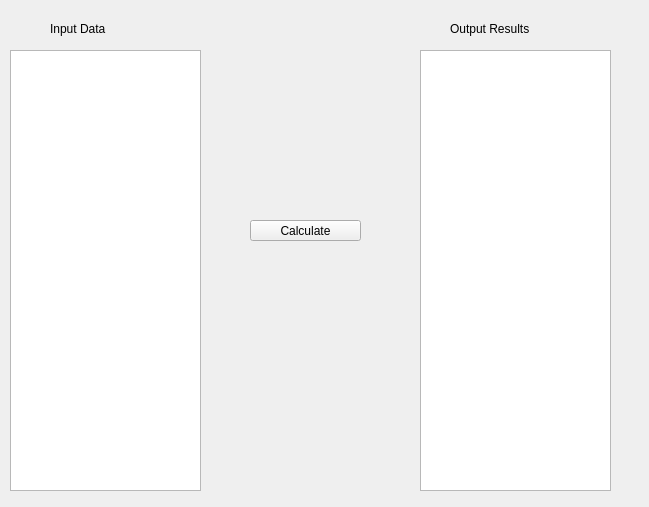
<?xml version="1.0" encoding="UTF-8"?>
<ui version="4.0">
 <class>Dialog</class>
 <widget class="QDialog" name="Dialog">
  <property name="geometry">
   <rect>
    <x>0</x>
    <y>0</y>
    <width>649</width>
    <height>507</height>
   </rect>
  </property>
  <property name="windowTitle">
   <string>Dialog</string>
  </property>
  <widget class="QToolButton" name="toolButton">
   <property name="geometry">
    <rect>
     <x>250</x>
     <y>220</y>
     <width>111</width>
     <height>21</height>
    </rect>
   </property>
   <property name="text">
    <string>Calculate</string>
   </property>
   <property name="arrowType">
    <enum>Qt::NoArrow</enum>
   </property>
  </widget>
  <widget class="QPlainTextEdit" name="plainTextEdit_2">
   <property name="geometry">
    <rect>
     <x>10</x>
     <y>50</y>
     <width>191</width>
     <height>441</height>
    </rect>
   </property>
   <property name="lineWrapMode">
    <enum>QPlainTextEdit::NoWrap</enum>
   </property>
  </widget>
  <widget class="QPlainTextEdit" name="plainTextEdit">
   <property name="geometry">
    <rect>
     <x>420</x>
     <y>50</y>
     <width>191</width>
     <height>441</height>
    </rect>
   </property>
  </widget>
  <widget class="QLabel" name="label">
   <property name="geometry">
    <rect>
     <x>50</x>
     <y>20</y>
     <width>121</width>
     <height>17</height>
    </rect>
   </property>
   <property name="text">
    <string>Input Data</string>
   </property>
  </widget>
  <widget class="QLabel" name="label_2">
   <property name="geometry">
    <rect>
     <x>450</x>
     <y>20</y>
     <width>141</width>
     <height>17</height>
    </rect>
   </property>
   <property name="text">
    <string>Output Results</string>
   </property>
  </widget>
 </widget>
 <resources/>
 <connections/>
</ui>
